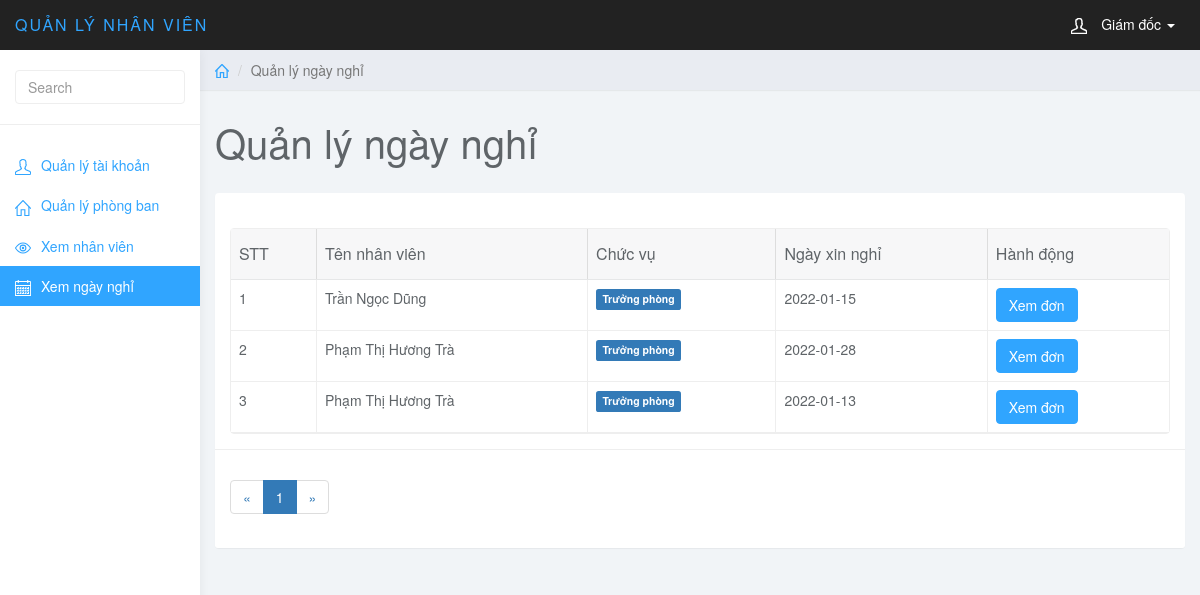
/admin/index.php?page_layout=ngaynghi (signed in), run on the app's committed database.
### tables this page shows
CREATE TABLE `ngaynghi` (
  `IDNN` int(11) NOT NULL,
  `IDNV` int(11) NOT NULL,
  `IDND` int(11) NOT NULL,
  `ngay` date NOT NULL,
  `lydo` varchar(500) DEFAULT NULL,
  `trangthai` int(1) NOT NULL DEFAULT 0
);

CREATE TABLE `nhanvien` (
  `IDNV` int(11) NOT NULL,
  `hoten` varchar(255) NOT NULL,
  `anhdaidien` varchar(255) DEFAULT NULL,
  `quequan` varchar(255) NOT NULL,
  `ngaysinh` date NOT NULL,
  `gioitinh` varchar(30) NOT NULL,
  `email` varchar(255) NOT NULL,
  `songaynghi` int(11) NOT NULL,
  `IDPB` int(11) DEFAULT NULL
);

### admin/modules/ngaynghi/ngaynghi.php (the view, shortened to what this page needs)
<div class="col-sm-9 col-sm-offset-3 col-lg-10 col-lg-offset-2 main">
	<div class="row">
		<ol class="breadcrumb">
			<li><a href="index.php"><svg class="glyph stroked home">
						<use xlink:href="#stroked-home"></use>
					</svg></a></li>
			<li class="active">Quản lý ngày nghỉ</li>
		</ol>
	</div>
	<div class="row">
		<div class="col-lg-12">
			<h1 class="page-header">Quản lý ngày nghỉ</h1>
		</div>
	</div>
	<div class="row">
		<div class="col-md-12">
			<div class="panel panel-default">
				<div class="panel-body">
					<table data-toolbar="#toolbar" data-toggle="table">
						<thead>
							<tr>
								<th data-field="id" data-sortable="true">STT</th>
								<th>Tên nhân viên</th>
								<th>Chức vụ</th>
								<th>Ngày xin nghỉ</th>
								<th>Hành động</th>
							</tr>
						</thead>
						<tbody>
							<?php
							if(isset($_GET['page'])){
								$page=$_GET['page'];
							}else{$page=1;}
							$row_per_page=10;
							$per_page=$page*$row_per_page-$row_per_page;
							$total_row=mysqli_num_rows(mysqli_query($conn, "SELECT*FROM ngaynghi"));
							$total_page=ceil($total_row/$row_per_page);
							$list_page=" ";
							$prv_page=$page-1;
							if($prv_page<1){
								$prv_page=1;
							}
							$list_page.='<li class="page-item"><a class="page-link" href="index.php?page_layout=ngaynghi&page='.$prv_page.'">&laquo;</a></li>';
							if (!isset($_GET['page'])) {
								for ($i = 1; $i <= $total_page; $i++) {
									if ($i == 1) {
										$list_page .= '<li class="active"><a class="page-link" href="index.php?page_layout=ngaynghi&page='.$i.'">'.$i.'</a></li>';
									}
									for ($i = 2; $i <= $total_page; $i++) {
										$list_page .= '<li class="page-item"><a class="page-link" href="index.php?page_layout=ngaynghi&page='.$i.'">'.$i.'</a></li>';
									}
								}
							}
							$next_page=$page+1;
							if($next_page>$total_page){
								$next_page=$total_page;
							}
							$list_page.='<li class="page-item"><a class="page-link" href="index.php?page_layout=ngaynghi&page='.$next_page.'">&raquo;</a></li>';
							$stt=0;
							?>
		<?php if (defined('admin')) {
			$row_tp = mysqli_fetch_array(mysqli_query($conn,"SELECT * FROM truongphong"));
			$IDTP = "";
			if (mysqli_num_rows(mysqli_query($conn,"SELECT * FROM truongphong"))!=0){
				$IDTP = $row_tp['IDNV'];
			}
			$query_tp = mysqli_query($conn, "SELECT * FROM ngaynghi WHERE ngaynghi.IDND=1 AND ngaynghi.trangthai=0 ORDER BY ngaynghi.IDNN ASC LIMIT $per_page,$row_per_page");
			while ($row=mysqli_fetch_array($query_tp)) { $stt=$stt+1;?>
			<form role="form" method="post" enctype="multipart/form-data">
			<tr>
				<td style=""><?php echo $stt;?></td>
				<?php $query_a = mysqli_query($conn, "SELECT * FROM ngaynghi LEFT JOIN nhanvien ON ngaynghi.IDNV=nhanvien.IDNV ORDER BY ngaynghi.IDNV ASC LIMIT $per_page,$row_per_page");
                	$row_user=mysqli_fetch_array(mysqli_query($conn,"SELECT * FROM user WHERE user.IDNV='$IDTP' "));
                	$id1=$row['IDNV'];
                	$ten=mysqli_fetch_array(mysqli_query($conn,"SELECT * FROM nhanvien WHERE nhanvien.IDNV='$id1' "));
				?>
				<td style="" name="idd" value="<?php echo $ten['IDNV'];?> "><?php echo $ten['hoten'];?></td>
				<td><span class="label label-<?php if ($row_user['role'] == 2) {
                                                echo "primary";
                                            } else if ($row_user['role'] == 1){
                                                echo "danger";
                                            } else {
                                                echo "success";
                                            }; ?>"><?php if ($row_user['role'] == 2) {
                                                echo "Trưởng phòng";
                                            }else if ($row_user['role'] == 1){
                                                echo "Giám đốc";
                                            } else {
                                                echo "Nhân viên";
                                            }; ?>
            	</span></td>
				<td style=""><?php echo $row['ngay'];?></td>
				<td class="form-group">
					<a href="index.php?page_layout=view_ngaynghi&id=<?php echo $row['IDNN'];?>" class="btn btn-primary">Xem đơn</a>
				</td>
			</tr>
		</form>
		<?php } } ?>
						</tbody>
					</table>
				</div>
				<div class="panel-footer">
					<nav aria-label="Page navigation example">
						<ul class="pagination">
							<?php echo $list_page;?>
						</ul>
					</nav>
				</div>
			</div>
		</div>
	</div>
</div>

### admin/css/styles.css (style rules this page uses)
body { background: #f1f4f7; padding-top: 50px; color: #5f6468; }
a, a:hover, a:focus { color: #30a5ff; }
h1, h2, h3, h4, h5, h6 { color: #5f6468; }
h1 { font-weight: 300; font-size: 40px; }
.btn-primary, .btn-primary:hover, .btn-primary:focus, .btn-primary:active, .btn-primary.active, .open > .dropdown-toggle.btn-primary, .btn-primary.disabled, .btn-primary[disabled], fieldset[disabled] .btn-primary, .btn-primary.disabled:hover, .btn-primary[disabled]:hover, fieldset[disabled] .btn-primary:hover, .btn-primary.disabled:focus, .btn-primary[disabled]:focus, fieldset[disabled] .btn-primary:focus, .btn-primary.disabled:active, .btn-primary[disabled]:active, fieldset[disabled] .btn-primary:active, .btn-primary.disabled.active, .btn-primary[disabled].active, fieldset[disabled] .btn-primary.active { background-color: #30a5ff; border-color: #30a5ff; }
.panel { border: 0; }
.panel-footer { background: #fff; border-top: 1px solid #eee; }
.breadcrumb { border-radius: 0; padding: 10px 15px; background: #e9ecf2; box-shadow: 0 1px 1px rgba(0, 0, 0, .05); margin: 0 ; }
h1.page-header { margin-top: 30px; border-bottom: 0; }
.table { background: #fff; }
.breadcrumb .glyph { height: 14px; width: 14px; margin: -2px 0 0 0; stroke-width: 4px; }

### data on the page
ngaynghi: IDNV.hoten "Trần Ngọc Dũng", ngay "2022-01-15"
ngaynghi: IDNV.hoten "Phạm Thị Hương Trà", ngay "2022-01-28"
ngaynghi: IDNV.hoten "Phạm Thị Hương Trà", ngay "2022-01-13"
